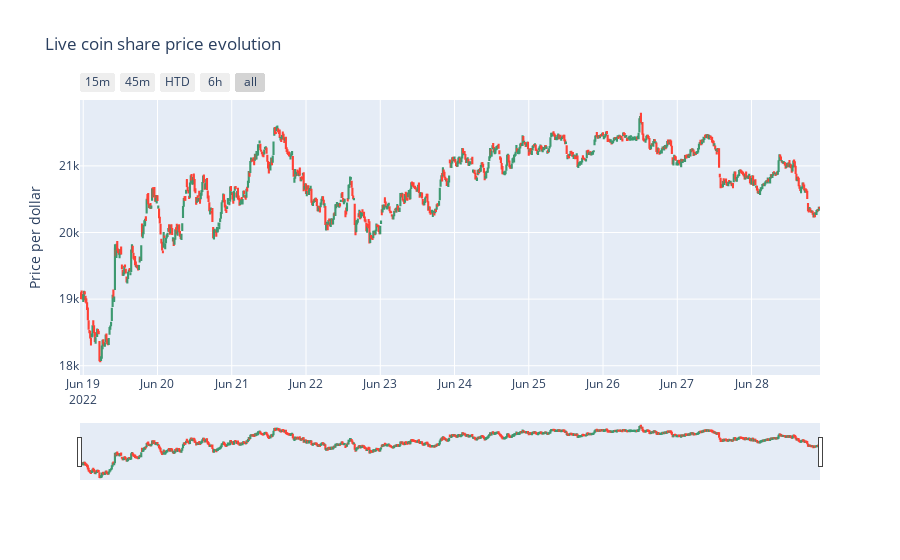

Here is the notebook cell this chart was saved with:
### Code cell
data('BTC-USD','240h','15m')

### Figure 1 — Plotly figure (JSON) as saved in the notebook; plotly's stock layout.template omitted (floating-point values rounded to 4 significant figures; data arrays with more than 128 entries replaced by an {"elided": "..."} marker saying what was removed)
{"data": [{"close": {"elided": "958 float values"}, "high": {"elided": "958 float values"}, "low": {"elided": "958 float values"}, "name": "market data", "open": {"elided": "958 float values"}, "type": "candlestick", "x": {"elided": "958 str values"}}], "layout": {"title": {"text": "Live coin share price evolution"}, "xaxis": {"rangeselector": {"buttons": [{"count": 15, "label": "15m", "step": "minute", "stepmode": "backward"}, {"count": 45, "label": "45m", "step": "minute", "stepmode": "backward"}, {"count": 1, "label": "HTD", "step": "hour", "stepmode": "todate"}, {"count": 6, "label": "6h", "step": "hour", "stepmode": "backward"}, {"step": "all"}]}, "rangeslider": {"visible": true}}, "yaxis": {"title": {"text": "Price per dollar"}}}}
